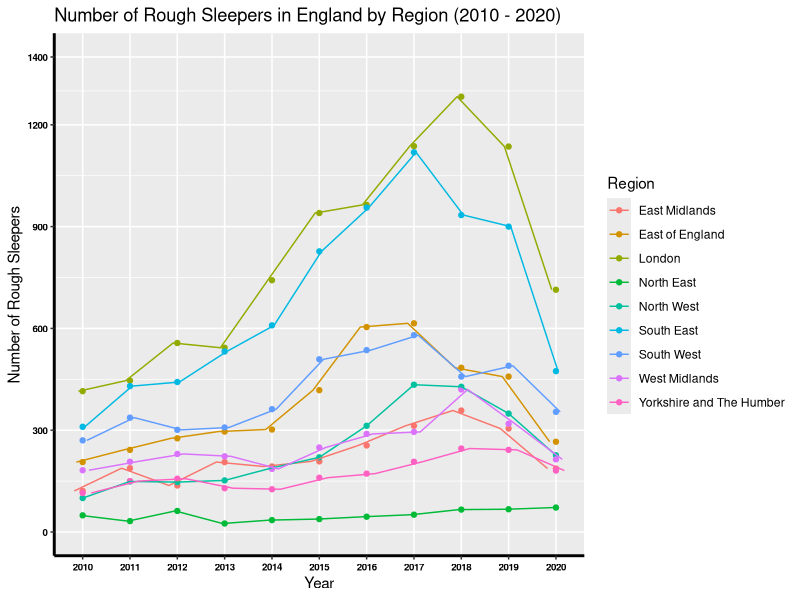
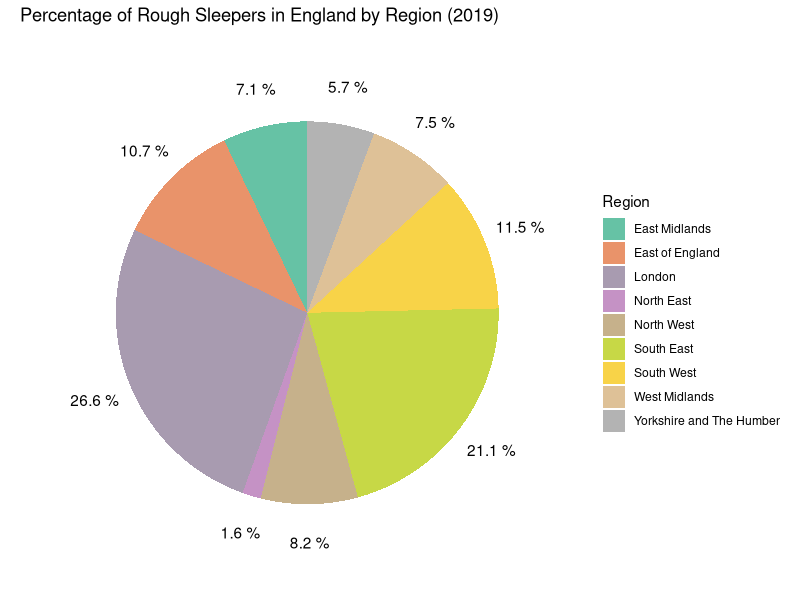
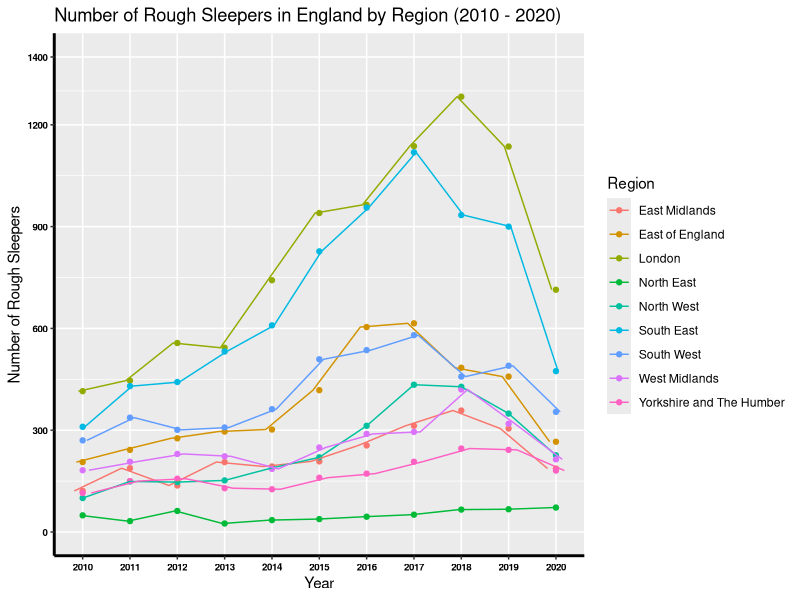
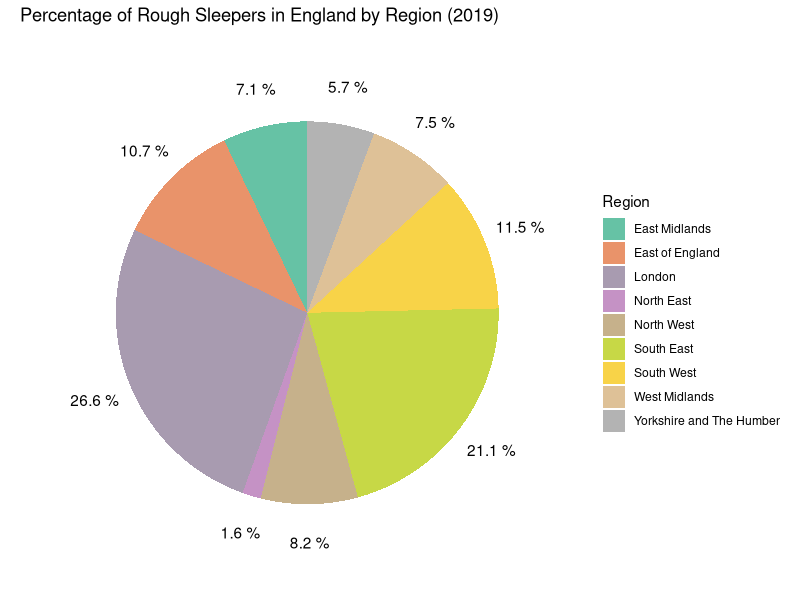

Recreate these plots in R, in order.
## ---- chunk 1
#To begin load the following libraries and transfer the .zip file to the 'Documents' folder 
library(ggplot2)
library(readxl)
library(RColorBrewer)
library(scales)
library(dplyr)
library(tidyr)
library(tidyverse)
library(gridExtra)
library(RColorBrewer)
## ---- chunk 2
#importing the raw data
rawdata <- read_excel("rs_statistics.xlsx")
## ---- chunk 3
#select the columns required
rs1<- rawdata %>% select(3, 5:15)

#select the rows required
rs1<- rs1 %>% slice(2, 4:11)
## ---- chunk 4
#convert to a 'long' data set
rs1_long <- rs1 %>% 
  gather(Year, Number, -Region)
## ---- chunk 5
#shows the first 16 rows of the dataframe
head(rs1_long, 16)
## ---- chunk 6
#select rows of interest
rs2<- rawdata %>% slice(2, 4:11)
#select the columns of interest
rs2<- rs2 %>% select (3, 14)

#convert to a 'long' format so that the data can be input to be visualised by ggplot
rs2_long <- rs2 %>% 
  gather(Year, Number, -Region)

#displays the first six rows of the tibble
head(rs2_long)
## ---- chunk 7
#generate a colour palette with more than 8 colours by extending ggplot palette
nb.cols <- 9
mycolors <- colorRampPalette(brewer.pal(8, "Set2"))(nb.cols) 
  
#generates a line graph with several additional features
rs1plot <-ggplot(rs1_long, aes(x = Year, y = Number, color = Region, group = Region)) +
  geom_point() +
  geom_line(position = position_dodge(0.4)) + #clustered data points are distributed
  scale_fill_manual(values = mycolors) + #a colour scheme is added
  theme(axis.text.x = element_text(face= "bold", color="black", 
                                 size=7),
        axis.text.y = element_text(face= "bold", color="black", 
                                  size=7),
        axis.line = element_line(colour = "black", 
                    size = 1, linetype = "solid")) + #aesthetic of the x/y axis
  labs(title="Number of Rough Sleepers in England by Region (2010 - 2020)",
       x="Year", y = "Number of Rough Sleepers") + #labels the x/y axis and title for plot
  scale_y_continuous(breaks=c(0, 300, 600, 900, 1200, 1400), limits=c(0, 1400)) #adjust the scale

ggsave("figures/rs1plot.png") #saves the graph as an image in figs folder
## ---- chunk 8
rs1plot #generates the plot
## ---- chunk 9
#generate a dataframe of the data
rspie<- data.frame(rs2_long)

#generate a colour palette with more than 8 colours by extending ggplot palette
nb.cols <- 9 
mycolors <- colorRampPalette(brewer.pal(8, "Set2"))(nb.cols) 

#simple barplot is generated of the dataframe first
bp<- ggplot(rspie, aes(x="", y=Number, fill=Region))+
  geom_bar(width = 1, stat = "identity") + 
  geom_text(aes(label = paste(round(Number / sum(Number) * 100, 1), "%"), x = 1.7),
         position = position_stack(vjust = 0.5)) +
  ggtitle("help") +
  theme(axis.text = element_blank(),
        axis.title = element_blank(),
        axis.ticks = element_blank(),
        panel.grid  = element_blank(),
        legend.position="none",
        line = element_blank()) + #blank template theme is added
  scale_fill_manual(values = mycolors) #colour scheme is added matching plot above


#barplot is converted into a piechart
rspiechart <- bp + coord_polar(theta = "y", start=0) +
  theme_void() +
  ggtitle("Percentage of Rough Sleepers in England by Region (2019)")

#saves the graph as an image in figs folder
ggsave("figures/rspiechart.png")
## ---- chunk 10
#generates the pie chart
rspiechart
